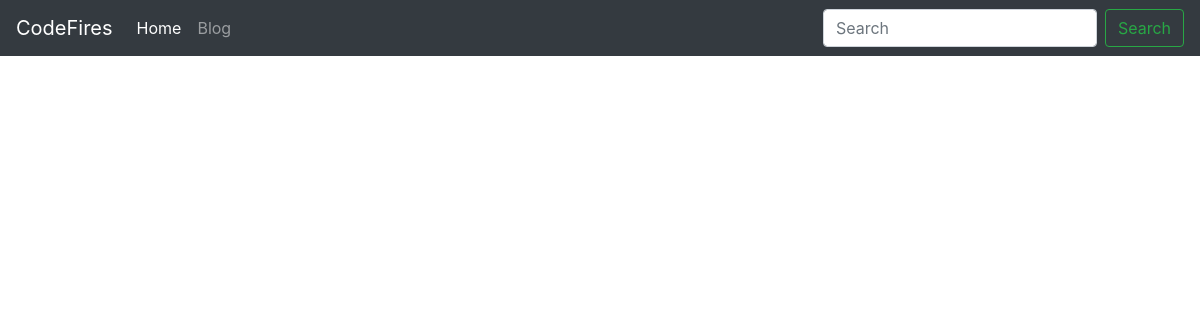
The app's page /, older data.
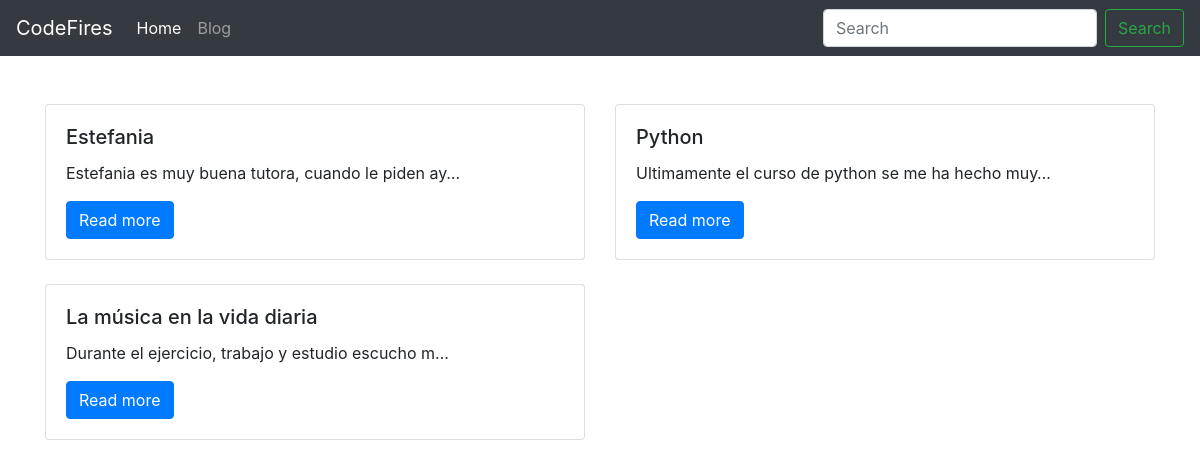
The same page, newer data.
### blog/models.py (models this page shows, shortened)
class Post(models.Model):
    title = models.CharField(max_length=250, unique=True)
    slug = models.SlugField(max_length=250, unique=True)
    author = models.ForeignKey(User, on_delete=models.CASCADE, related_name='blog_posts')
    body = models.TextField()
    publish = models.DateTimeField(default=timezone.now)
    class Meta:
        ordering = ('-publish',)
    def get_absolute_url(self):
        return reverse('blog:blog_detail', args=[self.slug])

### blog/views.py (the view)
# urls.py: path('', BlogListView.as_view(), name='blog_list'),
class BlogListView(ListView):
    model = Post
    context_object_name = 'posts'
    template_name = 'blog/blog_list.html'

### templates/blog/blog_list.html
{% extends 'base.html' %}
{% block container %}
<div class="row">
    {% for post in posts %}
    <div class="col-sm-6 mt-4">
        <div class="card">
            <div class="card-body">
                <h5 class="card-title">{{ post.title }}</h5>
                <p class="card-text">{{ post.body | truncatechars:50 }}</p>
                <a href="{{ post.get_absolute_url }}" class="btn btn-primary">Read more</a>
            </div>
        </div>
    </div>
    {% endfor %}
</div>
{% endblock %}

### templates/base.html (shortened to what this page needs)
<!doctype html>
<html lang="en">
<head>
    <link rel="stylesheet" href="https://cdn.jsdelivr.net/npm/bootstrap@4.6.0/dist/css/bootstrap.min.css">
</head>
<body>
<header>
    <nav class="navbar navbar-expand-lg navbar-dark bg-dark">
        <a class="navbar-brand" href="#">CodeFires</a>
        <div class="collapse navbar-collapse" id="navbarSupportedContent">
            <ul class="navbar-nav mr-auto">
                <li class="nav-item active">
                    <a class="nav-link" href="#">Home <span class="sr-only">(current)</span></a>
                </li>
                <li class="nav-item">
                    <a class="nav-link" href="#">Blog</a>
                </li>
            </ul>
            <form class="form-inline my-2 my-lg-0">
                <input class="form-control mr-sm-2" type="search" placeholder="Search" aria-label="Search">
                <button class="btn btn-outline-success my-2 my-sm-0" type="submit">Search</button>
            </form>
        </div>
    </nav>
</header>
<div class="container my-4">
    {% block container %}
    {% endblock %}
</div>
</body>
</html>

Row changes from the older to the newer data that the page shows:
added Post: title "Estefania", body "Estefania es muy buena tutora, cuando le piden ay…"
added Post: title "Python", body "Ultimamente el curso de python se me ha hecho muy…"
added Post: title "La música en la vida diaria", body "Durante el ejercicio, trabajo y estudio escucho m…"
